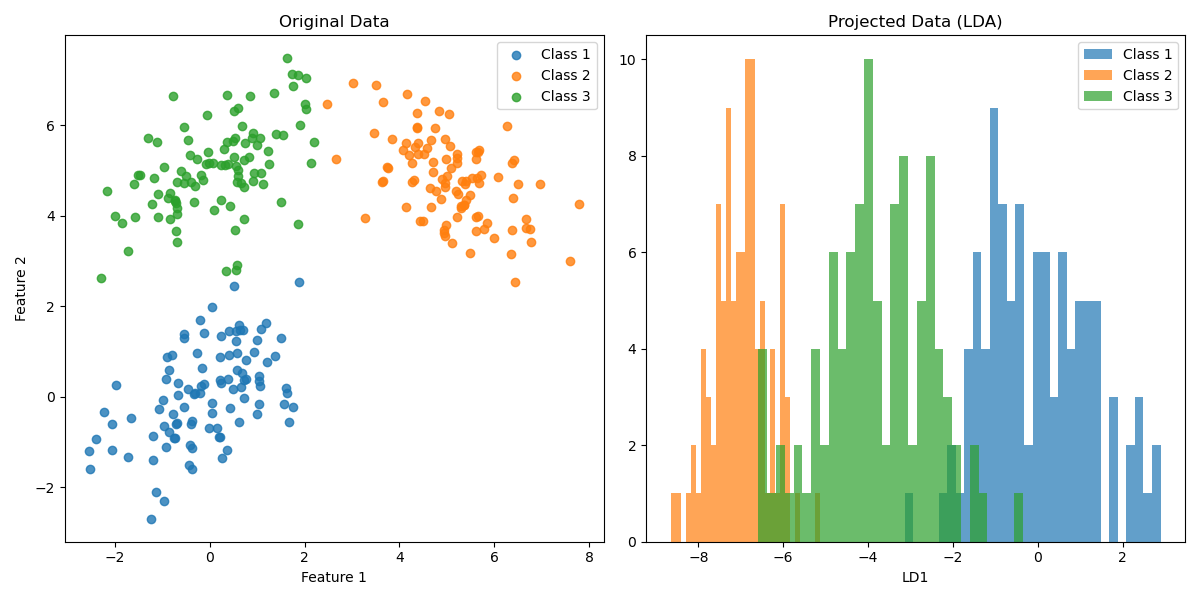

The script that saved this image:
import numpy as np
import matplotlib.pyplot as plt
from mpl_toolkits.mplot3d import Axes3D

def generate_data():
    np.random.seed(0)
    # Generate three classes of 2D data
    mean1 = np.array([0, 0])
    cov1 = np.array([[1, 0.5], [0.5, 1]])
    class1_data = np.random.multivariate_normal(mean1, cov1, 100)

    mean2 = np.array([5, 5])
    cov2 = np.array([[1, -0.5], [-0.5, 1]])
    class2_data = np.random.multivariate_normal(mean2, cov2, 100)

    mean3 = np.array([0, 5])
    cov3 = np.array([[1, 0.5], [0.5, 1]])
    class3_data = np.random.multivariate_normal(mean3, cov3, 100)

    return class1_data, class2_data, class3_data

def lda_demo():
    # 1. Generate random data
    class1_data, class2_data, class3_data = generate_data()
    all_data = np.concatenate((class1_data, class2_data, class3_data), axis=0)

    # 2. Compute mean vectors
    mean_class1 = np.mean(class1_data, axis=0)
    mean_class2 = np.mean(class2_data, axis=0)
    mean_class3 = np.mean(class3_data, axis=0)
    overall_mean = np.mean(all_data, axis=0)

    # 3. Compute scatter matrices
    # Within-class scatter matrix
    s_w = np.zeros((2, 2))
    for data, mean in [(class1_data, mean_class1), (class2_data, mean_class2), (class3_data, mean_class3)]:
        class_scatter = np.zeros((2, 2))
        for row in data:
            row, mean = row.reshape(2, 1), mean.reshape(2, 1)
            class_scatter += (row - mean).dot((row - mean).T)
        s_w += class_scatter

    # Between-class scatter matrix
    s_b = np.zeros((2, 2))
    for n, mean in [(len(class1_data), mean_class1), (len(class2_data), mean_class2), (len(class3_data), mean_class3)]:
        mean_vec_diff = (mean.reshape(2, 1) - overall_mean.reshape(2, 1))
        s_b += n * (mean_vec_diff).dot(mean_vec_diff.T)

    # 4. Solve the generalized eigenvalue problem
    eig_vals, eig_vecs = np.linalg.eig(np.linalg.inv(s_w).dot(s_b))

    # Sort eigenvectors by decreasing eigenvalues
    eig_pairs = [(np.abs(eig_vals[i]), eig_vecs[:, i]) for i in range(len(eig_vals))]
    eig_pairs = sorted(eig_pairs, key=lambda k: k[0], reverse=True)

    # Choose the top eigenvector as the projection matrix
    w = eig_pairs[0][1].reshape(2, 1)

    # 5. Project the data
    projected_data = all_data.dot(w)

    # Plotting
    # 2D Plot
    plt.figure(figsize=(12, 6))
    plt.subplot(1, 2, 1)
    plt.scatter(class1_data[:, 0], class1_data[:, 1], alpha=0.8, label='Class 1')
    plt.scatter(class2_data[:, 0], class2_data[:, 1], alpha=0.8, label='Class 2')
    plt.scatter(class3_data[:, 0], class3_data[:, 1], alpha=0.8, label='Class 3')
    plt.title('Original Data')
    plt.xlabel('Feature 1')
    plt.ylabel('Feature 2')
    plt.legend()

    plt.subplot(1, 2, 2)
    plt.hist(projected_data[:100], bins=30, alpha=0.7, label='Class 1')
    plt.hist(projected_data[100:200], bins=30, alpha=0.7, label='Class 2')
    plt.hist(projected_data[200:], bins=30, alpha=0.7, label='Class 3')
    plt.title('Projected Data (LDA)')
    plt.xlabel('LD1')
    plt.legend()
    plt.tight_layout()
    plt.savefig('lda_demo.png')

    # 3D Plot
    fig = plt.figure(figsize=(10, 8))
    ax = fig.add_subplot(111, projection='3d')

    ax.scatter(class1_data[:, 0], class1_data[:, 1], projected_data[:100], label='Class 1')
    ax.scatter(class2_data[:, 0], class2_data[:, 1], projected_data[100:200], label='Class 2')
    ax.scatter(class3_data[:, 0], class3_data[:, 1], projected_data[200:], label='Class 3')

    ax.set_xlabel('Feature 1')
    ax.set_ylabel('Feature 2')
    ax.set_zlabel('Projected Value (LD1)')
    ax.set_title('3D View of LDA Projection')
    ax.legend()

    ax.text2D(0.05, 0.95, f'Projection Matrix (W):\n{w}', transform=ax.transAxes,
              fontsize=12, verticalalignment='top', bbox=dict(boxstyle='round', facecolor='wheat', alpha=0.5))

    plt.tight_layout()
    plt.savefig('lda_demo_3d.png')
    plt.show()

if __name__ == '__main__':
    lda_demo()